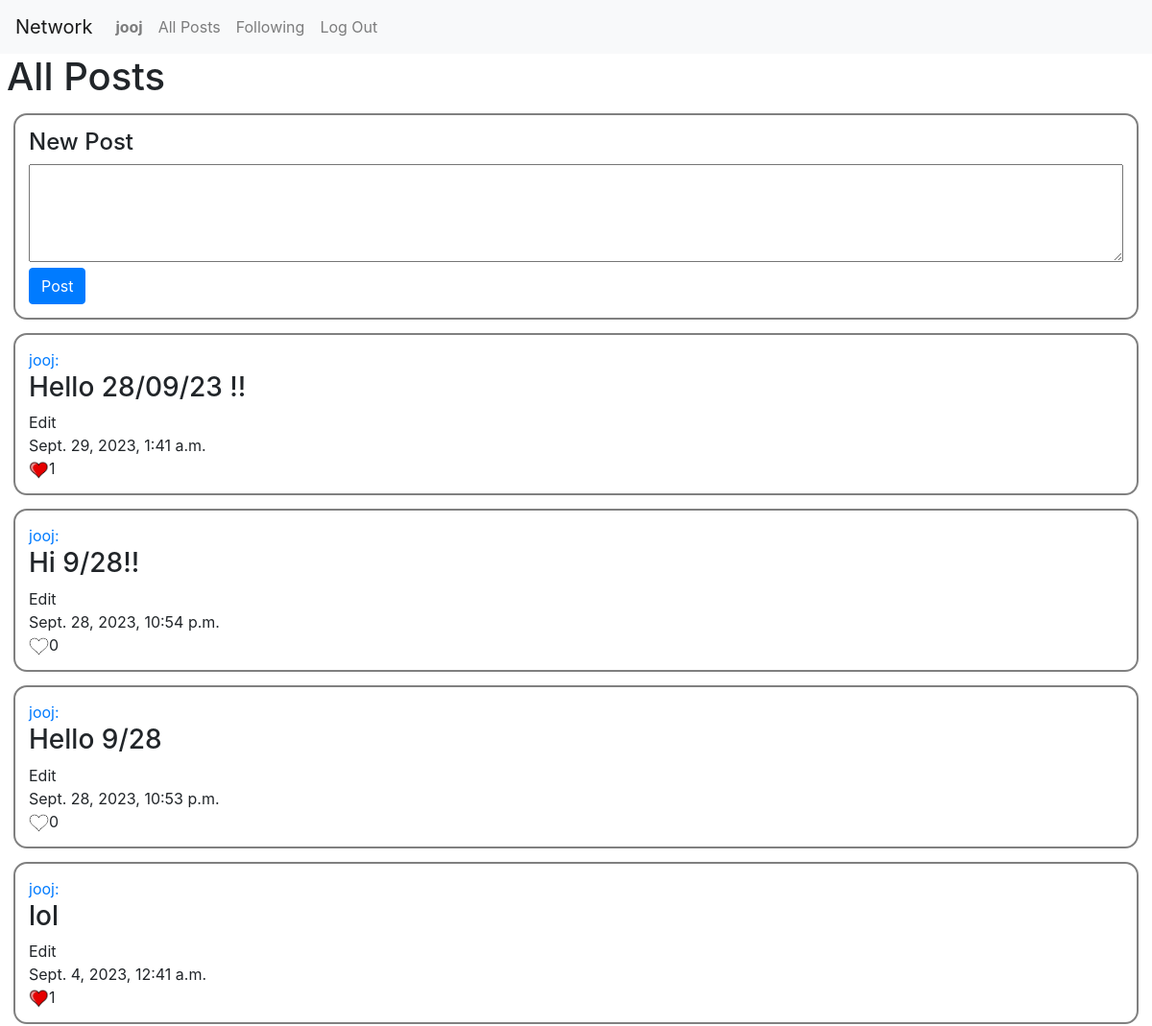
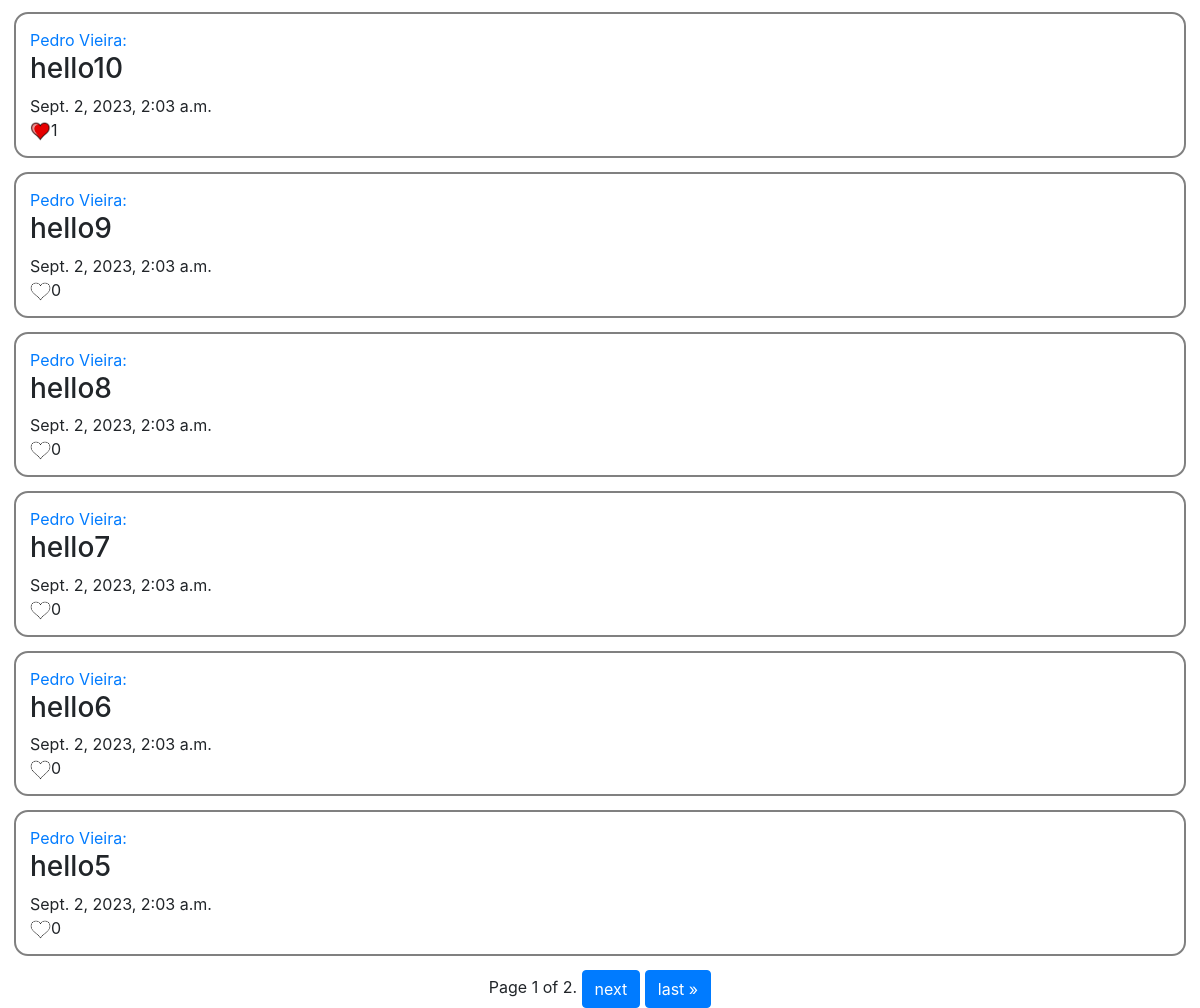
Screenshot of / (signed in) with the database file from the repository (2 pictures, top to bottom).
### network/models.py (models this page shows)
class User(AbstractUser):
    following = models.ManyToManyField('self', blank=True, symmetrical=False)

class Post(models.Model):
    user = models.ForeignKey(User, on_delete=models.CASCADE, related_name="posts")
    text = models.CharField(max_length=999)
    date = models.DateTimeField(auto_now_add=True)
    likes = models.ManyToManyField(User, related_name='likes', blank=True, serialize=False)
    def serialize(self):
        return {
            "id": self.id,
            "user": self.user.id,
            "text": self.text,
            "date": self.date,
        }

### network/views.py (the view)
# urls.py: path("", views.index, name="index"),
@login_required(login_url="login")
def index(request):
    if request.method == "POST":
        text = request.POST["text"]
        if text:
            post = Post(user=request.user, text=text)
            post.save()
            return HttpResponseRedirect(reverse('index'))
        else:
            return render(request, "network/erro.html", {
                "error": "You need to put a text in the post"
            })
    else:
        posts = Post.objects.all().order_by('-id')
        paginator = Paginator(posts, 10)
        page_number = request.GET.get('page')
        page_obj = paginator.get_page(page_number)
        return render(request, "network/index.html", {
            "posts": page_obj
        })

### network/templates/network/index.html (shortened to what this page needs)
{% extends "network/layout.html" %}
{% load static %}
{% block body %}
    <div class="main">
    <h1 style="padding-left: 7px">All Posts</h1>
    <div class ="post" >
        <h4>New Post</h4>
        <form action="{% url 'index' %}" method="post">
            <textarea name="text" rows="4" style="width: 100%"></textarea><br>
            <input type="submit" value="Post" class="btn btn-primary">
        </form>
    </div>
    {% if posts %}
        {% for post in posts %}
            <div class ="post"  >
                <a href="/profile/{{ post.user.id }}"><p>{{ post.user }}: </p></a>
                <div id = {{ post.id }}>
                    <h3>{{ post.text }}</h3>
                    {% if post.user == user %}
                        <p onclick="edit({{ user.id }},{{ post.id }})" class="edit">Edit</p>
                    {% endif %}
                </div>
                <p>{{ post.date }}</p>
                <div id="like-{{ post.id }}"><p><img
                         {% if user in post.likes.all %}
                             src="{% static 'imgs/yes.png' %}"
                        {% else %}
                             src="{% static 'imgs/no.png' %}"
                        {% endif %}
                        alt="like" id = "like-{{ post.id }}-img" class="like" onclick="like(event,{{ post.id }}, {{ post.likes.all|length }})">{{ post.likes.all|length }}</p>
                </div>
            </div>
        {% endfor %}
    {% endif %}
    </div>
    <div class="pagination">
    <div>
    <span class="step-links">
        <span class="current">
            Page {{ posts.number }} of {{ posts.paginator.num_pages }}.
        </span>
        {% if posts.has_next %}
            <a href="?page={{ posts.next_page_number }}" class="btn btn-primary">next</a>
            <a href="?page={{ posts.paginator.num_pages }}" class="btn btn-primary">last &raquo;</a>
        {% endif %}
    </span>
    </div>
    </div>
{% endblock %}

### network/templates/network/layout.html (shortened to what this page needs)
{% load static %}
<!DOCTYPE html>
<html lang="en">
    <head>
        <link rel="stylesheet" href="https://stackpath.bootstrapcdn.com/bootstrap/4.4.1/css/bootstrap.min.css">
        <link href="{% static 'network/styles.css' %}" rel="stylesheet">
    </head>
    <body>
        <nav class="navbar navbar-expand-lg navbar-light bg-light">
            <a class="navbar-brand" href="#">Network</a>
            <div>
              <ul class="navbar-nav mr-auto">
                {% if user.is_authenticated %}
                    <li class="nav-item">
                        <a class="nav-link" href="{% url 'profile' user.id %}"><strong>{{ user.username }}</strong></a>
                    </li>
                {% endif %}
                <li class="nav-item">
                  <a class="nav-link" href="{% url 'index' %}">All Posts</a>
                </li>
                {% if user.is_authenticated %}
                    <li class="nav-item">
                        <a class="nav-link" href="{% url 'following' %}">Following</a>
                    </li>
                    <li class="nav-item">
                        <a class="nav-link" href="{% url 'logout' %}">Log Out</a>
                    </li>
                {% endif %}
              </ul>
            </div>
          </nav>
        <div class="body">
            {% block body %}
            {% endblock %}
        </div>
    </body>
</html>

### network/static/network/styles.css (style rules this page uses)
p { margin: 0; }
.post { margin: 14px; border: 2px solid gray; border-radius: 14px; padding: 14px; }
.like { width: 21px; }
.pagination { display: flex; justify-content: center; }
.main { min-height: 85vh; }

### rows the page displays
User: username "jooj"
Post: user "jooj", text "Hello 28/09/23 !!", date "Sept. 29, 2023, 1:41 a.m.", likes.all|length "1"
Post: user "jooj", text "Hi 9/28!!", date "Sept. 28, 2023, 10:54 p.m.", likes.all|length "0"
Post: user "jooj", text "Hello 9/28", date "Sept. 28, 2023, 10:53 p.m.", likes.all|length "0"
Post: user "jooj", text "lol", date "Sept. 4, 2023, 12:41 a.m.", likes.all|length "1"
Post: user "Pedro Vieira", text "hello10", date "Sept. 2, 2023, 2:03 a.m.", likes.all|length "1"
Post: user "Pedro Vieira", text "hello9", date "Sept. 2, 2023, 2:03 a.m.", likes.all|length "0"
Post: user "Pedro Vieira", text "hello8", date "Sept. 2, 2023, 2:03 a.m.", likes.all|length "0"
Post: user "Pedro Vieira", text "hello7", date "Sept. 2, 2023, 2:03 a.m.", likes.all|length "0"
Post: user "Pedro Vieira", text "hello6", date "Sept. 2, 2023, 2:03 a.m.", likes.all|length "0"
Post: user "Pedro Vieira", text "hello5", date "Sept. 2, 2023, 2:03 a.m.", likes.all|length "0"

### other values shown
{{ posts.number }} "1"
{{ posts.paginator.num_pages }} "2"
